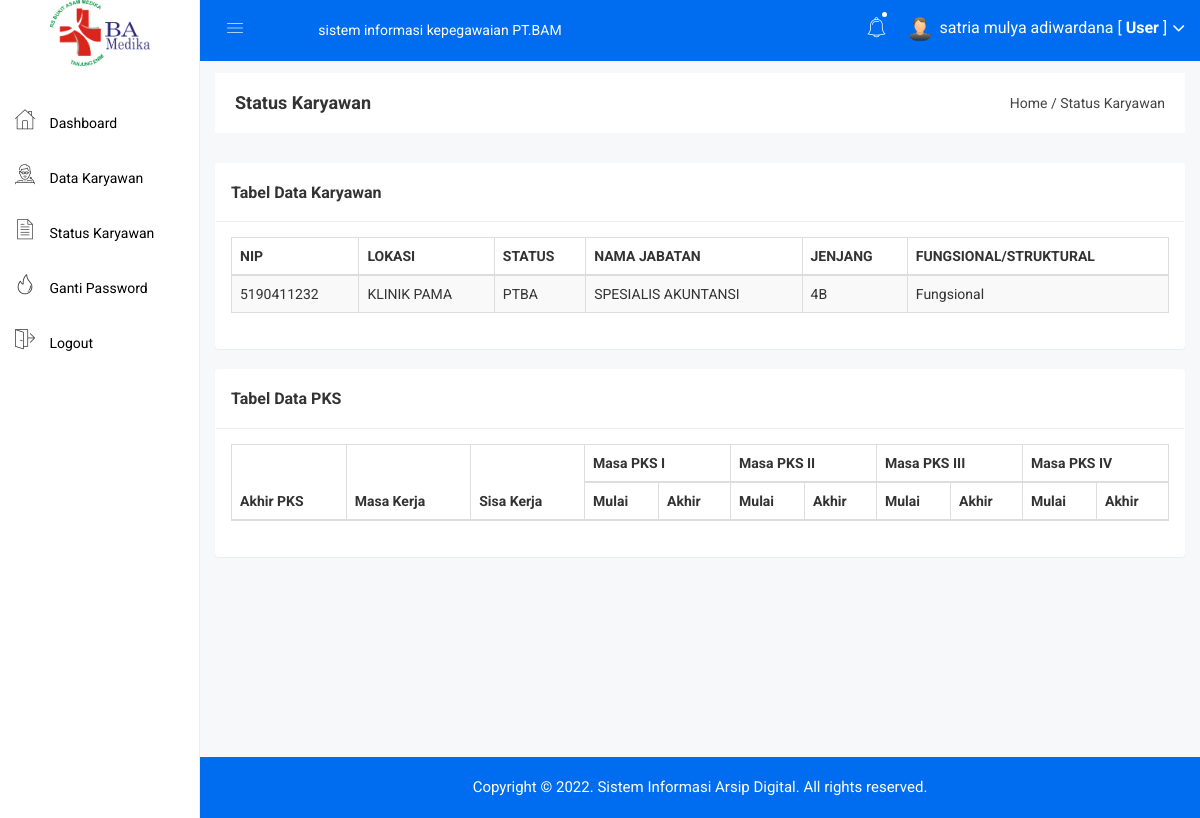
/user/keuangan.php (signed in), run on the app's committed database.
### tables this page shows
CREATE TABLE `diri` (
  `id` int(11) NOT NULL,
  `username` varchar(50) NOT NULL,
  `password` varchar(50) NOT NULL,
  `nama` varchar(100) NOT NULL,
  `tempat_lahir` varchar(50) NOT NULL,
  `tanggal_lahir` date NOT NULL,
  `goldar` varchar(5) NOT NULL,
  `nik` varchar(20) NOT NULL,
  `status_kawin` varchar(40) NOT NULL,
  `alamat` varchar(100) NOT NULL,
  `email` varchar(50) NOT NULL,
  `npwp` varchar(40) NOT NULL,
  `nip` varchar(40) NOT NULL,
  `telpon1` varchar(14) NOT NULL,
  `telpon2` varchar(14) NOT NULL,
  `bpjs` varchar(40) NOT NULL,
  `serata` varchar(40) NOT NULL,
  `jurusan` varchar(50) NOT NULL,
  `univ` varchar(60) NOT NULL,
  `id_lokasi` int(11) NOT NULL,
  `id_status` int(11) NOT NULL,
  `id_jabatan` varchar(25) NOT NULL,
  `id_jj` int(11) NOT NULL,
  `nakes` varchar(30) NOT NULL,
  `jenis_jabatan` varchar(30) NOT NULL,
  `foto` varchar(100) NOT NULL,
  `status` int(11) NOT NULL
);

CREATE TABLE `lokasi` (
  `id` int(11) NOT NULL,
  `Nama_Lokasi` varchar(100) NOT NULL
);

CREATE TABLE `status` (
  `id` int(11) NOT NULL,
  `status` varchar(100) NOT NULL
);

CREATE TABLE `jabatan` (
  `Kode_Jabatan` varchar(25) NOT NULL,
  `Nama_Jabatan` varchar(50) NOT NULL
);

CREATE TABLE `jenjang` (
  `id` int(11) NOT NULL,
  `jenjang` varchar(25) NOT NULL
);

### user/keuangan.php (the view, shortened to what this page needs)
<?php include 'header.php'; ?>
<div class="breadcome-area">
    <div class="container-fluid">
        <div class="row">
            <div class="col-lg-12 col-md-12 col-sm-12 col-xs-12">
                <div class="breadcome-list">
                    <div class="row">
                        <div class="col-lg-6 col-md-6 col-sm-6 col-xs-12">
                            <div class="breadcome-heading">
                                <h4 style="margin-bottom: 0px">Status Karyawan  </h4>
                            </div>
                        </div>
                        <div class="col-lg-6 col-md-6 col-sm-6 col-xs-12">
                            <ul class="breadcome-menu" style="padding-top: 0px">
                                <li><a href="#">Home</a> <span class="bread-slash">/</span></li>
                                <li><span class="bread-blod">Status Karyawan</span></li>
                            </ul>
                        </div>
                    </div>
                </div>
            </div>
        </div>
    </div>
</div>
<div class="container-fluid">
    <div class="panel panel">
        <div class="panel-heading">
            <h3 class="panel-title">Tabel Data Karyawan</h3>
        </div>
        <div class="panel-body">
            <table id="table" class="table table-bordered table-striped table-hover ">
                <thead>
                    <tr>
                        <th>NIP</th>
                        <th>LOKASI</th>
                        <th>STATUS</th>
                        <th>NAMA JABATAN</th>
                        <th>JENJANG</th>
                        <th>FUNGSIONAL/STRUKTURAL</th>
                    </tr>
                </thead>
                <tbody>
                    <?php
                     $id = $_SESSION['id'];
                    $kategori = mysqli_query($koneksi,"SELECT
                    nip,
                    Nama_Lokasi,
                    jabatan.Nama_Jabatan,
                    jenjang.jenjang,
                    status.status,
                    jenis_jabatan
                    FROM diri,status,jabatan,jenjang,lokasi
                    where diri.id='$id'
                    AND diri.id_jabatan=jabatan.Kode_Jabatan
                    AND diri.id_lokasi=lokasi.id
                    AND diri.id_jj=jenjang.id
                    AND diri.id_status=status.id");
                    while($p = mysqli_fetch_array($kategori)){
                        ?>
                        <tr>
                            <td><?php echo $p['nip'] ?></td>
                            <td><?php echo $p['Nama_Lokasi'] ?></td>
                            <td><?php echo $p['status'] ?></td>
                            <td><?php echo $p['Nama_Jabatan'] ?></td>
                            <td><?php echo $p['jenjang'] ?></td>
                            <td><?php echo $p['jenis_jabatan'] ?></td>
                        </tr>
                        <?php
                    }
                    ?>
                </tbody>
            </table>
        </div>
    </div>
</div>
<div class="container-fluid">
    <div class="panel panel">
        <div class="panel-heading">
            <h3 class="panel-title">Tabel Data PKS</h3>
        </div>
        <div class="panel-body">
            <table id="table" class="table table-bordered table-striped table-hover">
                <thead>
                    <tr>
                      <th rowspan="2">Akhir PKS</th>
                      <th rowspan="2">Masa Kerja</th>
                      <th rowspan="2">Sisa Kerja</th>
                        <th colspan="2">Masa PKS I</th>
                        <th colspan="2">Masa PKS II</th>
                        <th colspan="2">Masa PKS III</th>
                        <th colspan="2">Masa PKS IV</th>
                    </tr>
                    <tr>
                        <th >Mulai</th>
                        <th>Akhir</th>
                        <th >Mulai</th>
                        <th>Akhir</th>
                        <th >Mulai</th>
                        <th>Akhir</th>
                        <th >Mulai</th>
                        <th>Akhir</th>
                    </tr>
                </thead>
            </table>
        </div>
    </div>
</div>
<?php include 'footer.php'; ?>

### assets/css/main.css (style rules this page uses)
html { color: #222; font-size: 1em; line-height: 1.4; }

### assets/css/style.css (style rules this page uses)
.panel-heading { padding: 20px 15px; border-bottom: 1px solid #ececec; }
td { vertical-align: middle !important; }

### data on the page
diri: nip "5190411232", id_lokasi.Nama_Lokasi "KLINIK PAMA", id_status.status "PTBA", id_jabatan.Nama_Jabatan "SPESIALIS AKUNTANSI", jenjang.jenjang "4B", jenis_jabatan "Fungsional"

### other printed values
$_SESSION['nama'] "satria mulya adiwardana"
